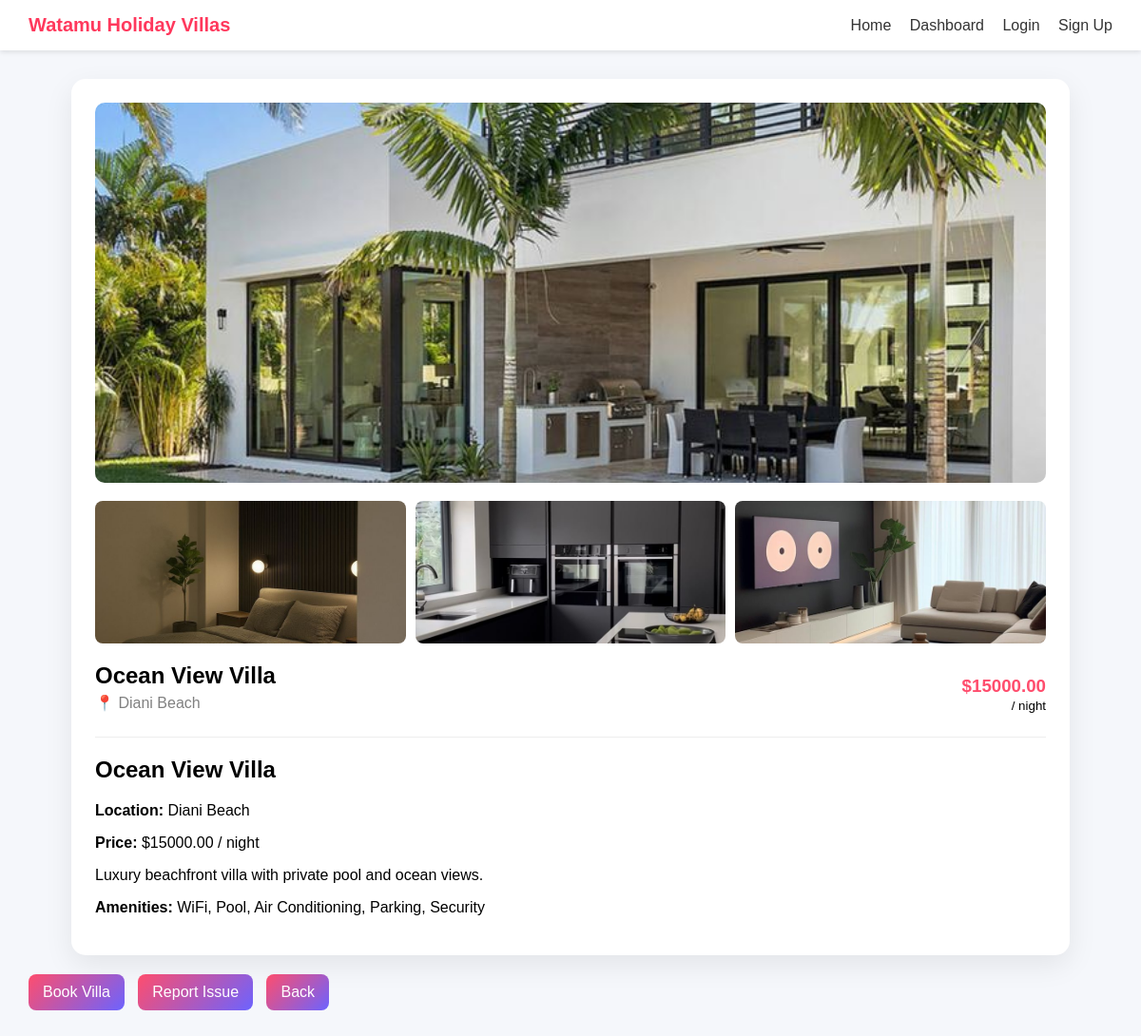
Screenshot of /villa/1/ with the database file from the repository.
### villa/models.py (models this page shows, shortened)
class Villa(models.Model):
    name = models.CharField(max_length=200)
    location = models.CharField(max_length=200)
    price_per_night = models.DecimalField(max_digits=8, decimal_places=2)
    image = models.ImageField(upload_to='villas/', blank=True, null=True)
    description = models.TextField(blank=True)
    amenities = models.TextField(blank=True)
    is_available = models.BooleanField(default=True)

class VillaImage(models.Model):
    villa = models.ForeignKey(Villa, on_delete=models.CASCADE, related_name='images')
    image = models.ImageField(upload_to='villa_gallery/')

### villa/views.py (the view)
# urls.py: path('villa/<int:pk>/', views.villa_detail, name='villa_detail'),
def villa_detail(request, pk):
    villa = get_object_or_404(Villa, pk=pk)
    images = VillaImage.objects.filter(villa=villa)
    return render(request, 'villa/villa_detail.html', {
        'villa': villa,
        'images': images
    })

### villa/templates/villa/villa_detail.html (shortened to what this page needs)
{% extends 'base.html' %}
{% block content %}
<div class="villa-container">
    {% if villa.image %}
    <img src="{{ villa.image.url }}" class="main-image">
    {% endif %}
    <div class="gallery">
        {% for image in images %}
        <img src="{{ image.image.url }}">
        {% empty %}
        <p>No extra images yet</p>
        {% endfor %}
    </div>
    <div class="info-section">
        <div class="info-left">
            <h2>{{ villa.name }}</h2>
            <p class="location">📍 {{ villa.location }}</p>
        </div>
        <div class="info-right">
            <h3>${{ villa.price_per_night }}</h3>
            <small>/ night</small>
        </div>
    </div>
    <h2>{{ villa.name }}</h2>
    <p><strong>Location:</strong> {{ villa.location }}</p>
    <p><strong>Price:</strong> ${{ villa.price_per_night }} / night</p>
    {% if villa.description %}
    <p>{{ villa.description }}</p>
    {% endif %}
    {% if villa.amenities %}
    <p><strong>Amenities:</strong> {{ villa.amenities }}</p>
    {% endif %}
</div>
<div class="buttons">
    <a href="{% url 'book_villa' villa.id %}">Book Villa</a>
    <a href="{% url 'report_incident' villa.id %}">Report Issue</a>
    <a href="{% url 'villa_list' %}">Back</a>
</div>
</div>
{% endblock %}

### villa/templates/base.html (shortened to what this page needs)
{% load static %}
<!DOCTYPE html>
<html>
<head>
</head>
<body>
    <div class="navbar">
        <div class="logo">Watamu Holiday Villas</div>
        <div class="nav-links">
            <a href="{% url 'villa_list' %}">Home</a>
            <a href="{% url 'dashboard' %}">Dashboard</a>
            {% if user.is_authenticated %}
            <span>Hi, {{ user.username }}</span>
            <form action="/accounts/logout/" method="post">
                {% csrf_token %}
                <button type="submit">Logout</button>
            </form>
            {% else %}
            <a href="/accounts/login/">Login</a>
            <a href="/signup/">Sign Up</a>
            {% endif %}
        </div>
    </div>
    <div class="container">
        {% block content %}
        {% endblock %}
</body>
</html>

### villa/templates/base.html (style rules this page uses)
body { font-family: Arial, sans-serif; margin: 0; background: #f7f7f7; }
.navbar { display: flex; justify-content: space-between; align-items: center; background: white; padding: 15px 30px; box-shadow: 0 2px 5px rgba(0, 0, 0, 0.1); }
.logo { font-size: 20px; font-weight: bold; color: #ff385c; }
.nav-links a { margin-left: 15px; text-decoration: none; color: #333; font-weight: 500; }
.container { padding: 30px; max-width: 1200px; margin: auto; }

### villa/templates/villa/villa_detail.html (style rules this page uses)
body { background: #f5f7fb; }
.villa-container { max-width: 1000px; margin: auto; background: white; padding: 25px; border-radius: 15px; box-shadow: 0 10px 30px rgba(0, 0, 0, 0.08); }
.main-image { width: 100%; height: 400px; object-fit: cover; border-radius: 10px; }
.gallery { display: grid; grid-template-columns: repeat(auto-fit, minmax(200px, 1fr)); gap: 10px; margin-top: 15px; }
.gallery img { width: 100%; height: 150px; object-fit: cover; border-radius: 8px; }
.buttons { margin-top: 20px; }
.buttons a { padding: 10px 15px; background: linear-gradient(135deg, #ff4d6d, #6c63ff); color: white; text-decoration: none; border-radius: 8px; margin-right: 10px; font-weight: 500; transition: 0.3s ease; display: inline-block; }
.info-section { display: flex; justify-content: space-between; align-items: center; margin-top: 20px; padding-bottom: 10px; border-bottom: 1px solid #eee; }
.info-left h2 { margin: 0; }
.location { color: gray; margin-top: 5px; }
.info-right { text-align: right; }
.info-right h3 { margin: 0; color: #ff4d6d; }

### rows the page displays
Villa: image (picture), name "Ocean View Villa", location "Diani Beach", price_per_night "15000.00", description "Luxury beachfront villa with private pool and ocean views.", amenities "WiFi, Pool, Air Conditioning, Parking, Security"
VillaImage: image (picture)
VillaImage: image (picture)
VillaImage: image (picture)
